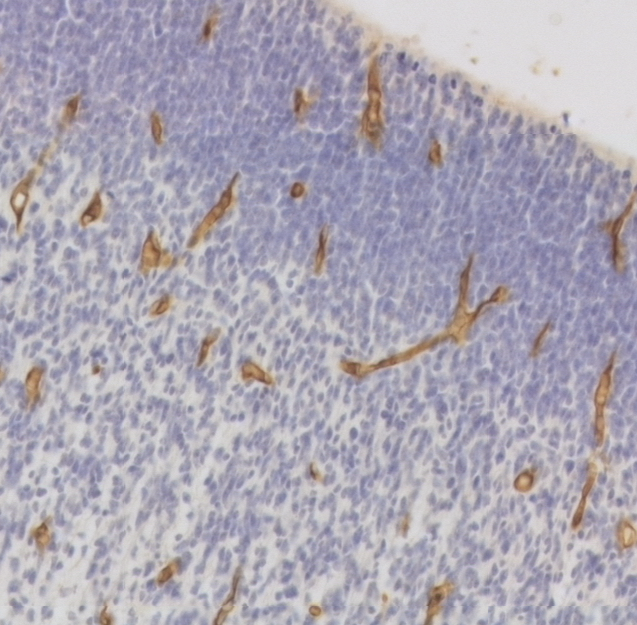
%> input picture MATLAB/BOFetalBrainVesselsSegmentation2D/images/brain.tif, 637 x 625 px
$ octave --eval "result = BOFetalBrainVesselsSegmentation2D(imread('images/brain.tif'));"   (GNU Octave 9; MATLAB toolbox functions it lacks are replaced by stand-ins)
%> lines starting %> are read from the running program, lines starting %| are printed output that depends on the picture; in (x1, y1, x2, y2) boxes, pixels count from 0 and x2, y2 are one past the last pixel; in counts of white or black regions, pixels touching at a corner belong together; the program's own positions count from 1
function th = BOFetalBrainVesselsSegmentation2D(im,s)
%%  BOFetalBrainVesselsSegmentation2D - fetal brain vessels segmentation
%
%   REFERENCE:
%       T. Stepien and B. Obara,
%       The cycloid and skeletonization methods
%       for morphometric analysis of fetal brain vessels,
%       Folia Neuropathol, vol. 46, no. 4, pp. 278-285, 2008.
%
%   INPUT:
%       im  - input image (RGB)
%       s   - filter size
%
%   OUTPUT:
%       th  - output image
%
%   USAGE:
%       imth = BOFetalBrainVessels(im,5)
%
%   AUTHOR:
%       Boguslaw Obara, http://boguslawobara.net/
%
%   VERSION:
%       0.1 - 01/08/2010 First implementation
%% Setup
if nargin<2; s = 15; end
%% Color Transformation - luminance (Y), hue (I), and saturation (Q)
imYIQ = rgb2ntsc(im);
%> imYIQ: size 625x637x3 double; mean of channels 1, 2, 3 0.67, -0.00511, 0.0207
%% Select hue (I)
im = imYIQ(:,:,2);
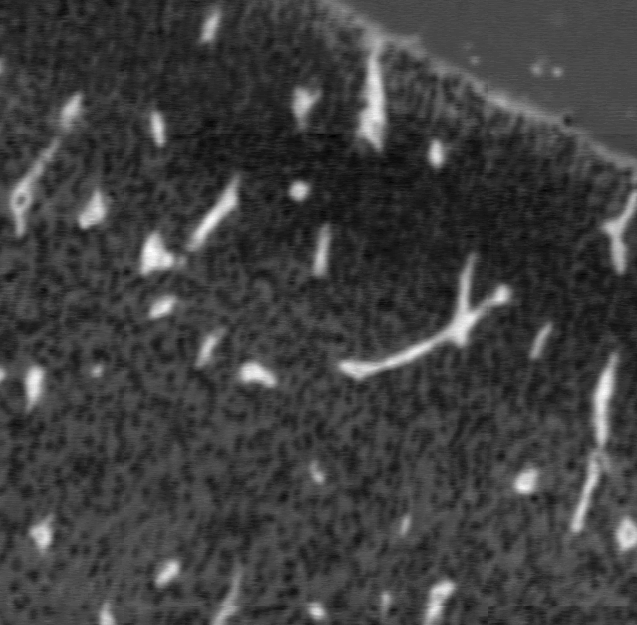
%> im: size 625x637 double; min -0.0577, max 0.152, mean -0.00511; drawn with min black and max white
%% Normalize
im = double(im); im = (im - min(im(:))) / (max(im(:)) - min(im(:)));
%% TopHat
se = strel('disk',s);
imf = imtophat(im,se);
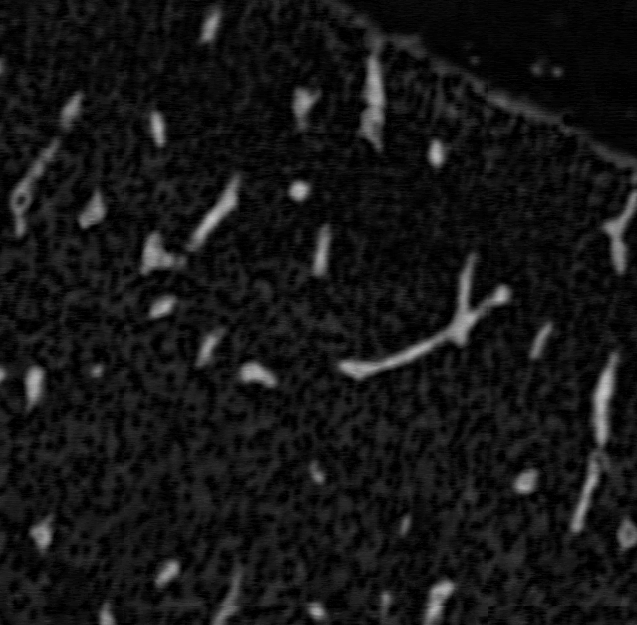
%> imf: size 625x637 double; min 0, max 0.778, mean 0.0863
%% Segmentation
th = imf>graythresh(imf);
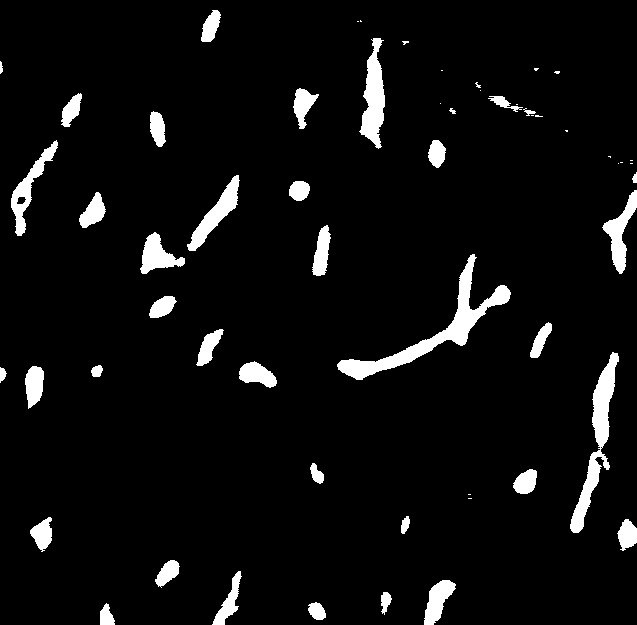
%> th: size 625x637 logical; 5.6% white; 58 white regions (20 under 20 px), largest, box (x1, y1, x2, y2) and area: (337, 254, 511, 380) 3307, (570, 352, 619, 533) 2361, (359, 38, 385, 149) 1603
%% Erode
s = 1;
se = strel('disk',s);
th = imerode(th,se);
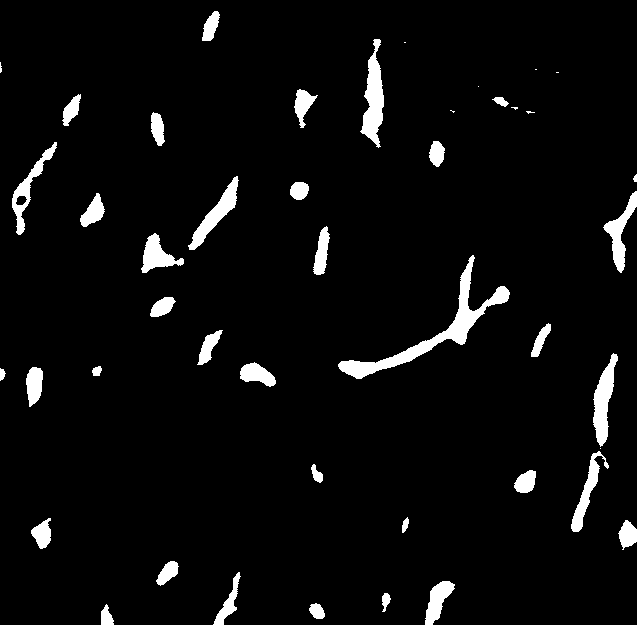
%> th: size 625x637 logical; 4.6% white; 45 white regions (9 under 20 px), largest, box (x1, y1, x2, y2) and area: (338, 255, 510, 379) 2811, (360, 39, 384, 148) 1359, (593, 353, 618, 447) 1138
%%
end
